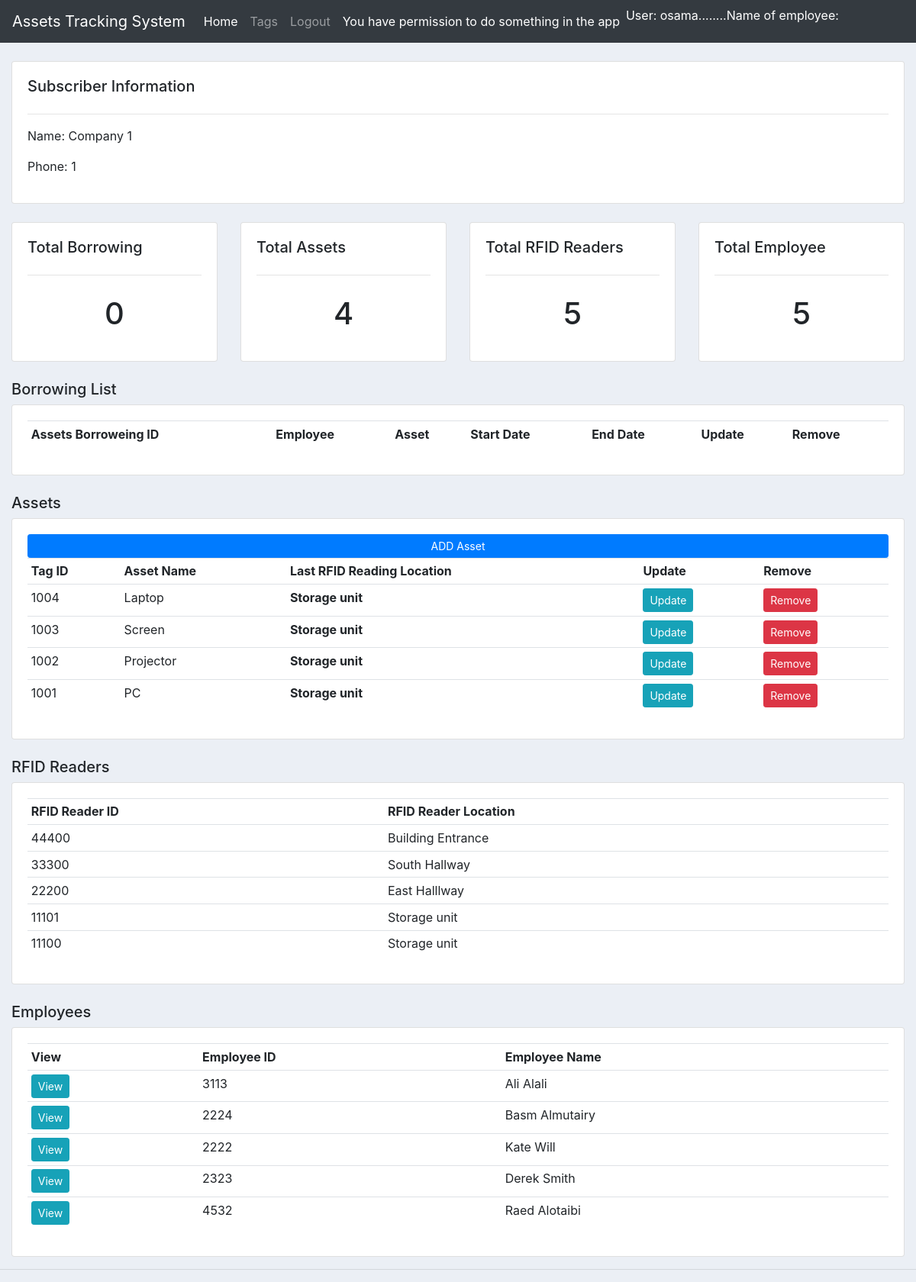
Page /subscriber/1/ (signed in) on the committed database.
### assetstracking/models.py (models this page shows, shortened)
class Subscriber(models.Model):
    subscriber_id = models.IntegerField(null=True)
    subscriber_name = models.CharField(max_length=200, null=True)

class Tag(models.Model):
    tag_id = models.IntegerField(null=True)
    asset_name = models.CharField(max_length=200, null=True)
    STATUS = (('Available','Available'),('Taken','Taken'),)
    asset_status = models.CharField(max_length=200, null=True, choices=STATUS)
    subscriber_id = models.ForeignKey(Subscriber, null=True, on_delete= models.SET_NULL)
    rfid_id = models.ManyToManyField(RFID)
    asset_location = models.CharField(max_length=200, null=True)

class RFID (models.Model):
    rfid_id = models.IntegerField(null=True)
    rfid_location = models.CharField(max_length=200, null=True)
    subscriber_id = models.ForeignKey(Subscriber, null=True, on_delete= models.SET_NULL)

class Employee(models.Model):
    employee_id = models.IntegerField(null=True)
    employee_name = models.CharField(max_length=200, null=True)
    employee_email = models.CharField(max_length=200, null=True)
    user = models.OneToOneField(User, null=True, on_delete=models.CASCADE)
    subscriber_id = models.ForeignKey(Subscriber, null=True, on_delete= models.SET_NULL)

### assetstracking/views.py (the view)
# urls.py: path('subscriber/<str:subscriber_test>/', views.subscriber, name="subscriber"),
@login_required
def subscriber(request, subscriber_test):
    subscriber = Subscriber.objects.get(id=subscriber_test)
    borrowings = subscriber.borrowing_set.all()
    borrowing_count = borrowings.count()
    employee = Employee.objects.all()
    employees = subscriber.employee_set.all()
    employee_count = employees.count()
    tags = subscriber.tag_set.all()
    tag_count = tags.count()
    rfids = subscriber.rfid_set.all()
    rfid_count = rfids.count()
    context =   {'subscriber': subscriber,
                'borrowings': borrowings, 'borrowing_count': borrowing_count,
                'employee': employee, 'employees': employees, 'employee_count': employee_count,
                'tags': tags , 'tag_count': tag_count,
                'rfids': rfids , 'rfid_count': rfid_count
                }
    return render(request, 'assetstracking/subscriber.html', context)

### assetstracking/templates/assetstracking/subscriber.html (shortened to what this page needs)
{% extends 'assetstracking/main.html' %}
{% block content %}
{% if perms.user.add_employee %}
<br>
<div class="row">
	<div class="col-md">
		<div class="card card-body">
			<h5>Subscriber Information</h5>
			<hr>
			<p>Name: {{subscriber.subscriber_name}} </p>
			<p>Phone: {{subscriber.subscriber_id}} </p>
		</div>
	</div>
</div>
<br>
<div class="row">
	<div class="col-md">
		<div class="card card-body">
			<h5>Total Borrowing</h5>
			<hr>
			<h1 style="text-align: center;padding: 10px">{{borrowing_count}}</h1>
		</div>
	</div>
	<div class="col-md">
		<div class="card card-body">
			<h5>Total Assets</h5>
			<hr>
			<h1 style="text-align: center;padding: 10px">{{tag_count}}</h1>
		</div>
	</div>
	<div class="col-md">
		<div class="card card-body">
			<h5>Total RFID Readers</h5>
			<hr>
			<h1 style="text-align: center;padding: 10px">{{rfid_count}}</h1>
		</div>
	</div>
	<div class="col-md">
		<div class="card card-body">
			<h5>Total Employee</h5>
			<hr>
			<h1 style="text-align: center;padding: 10px">{{employee_count}}</h1>
		</div>
	</div>
</div>
<br>
<div class="row">
	<div class="col-md">
		<h5>Borrowing List</h5>
		<div class="card card-body">
			<table class="table table-sm">
				<tr>
					<th>Assets Borroweing ID</th>
					<th>Employee</th>
					<th>Asset</th>
					<th>Start Date</th>
					<th>End Date</th>
					<th>Update</th>
					<th>Remove</th>
				</tr>
			</table>
		</div>
	</div>
</div>
<br>
<div class="row">
	<div class="col-md">
		<h5>Assets</h5>
		<div class="card card-body">
			<a class="btn btn-primary  btn-sm btn-block" href="{% url 'createAsset' %}">ADD Asset</a>
			<table class="table table-sm">
				<tr>
					<th>Tag ID</th>
					<th>Asset Name</th>
					<th>Last RFID Reading Location</th>
					<th>Update</th>
					<th>Remove</th>
				</tr>
				{% for i in tags %}
				<tr>
					<td>{{i.tag_id}}</td>
					<td>{{i.asset_name}}</td>
					<th>{{i.asset_location}}</th>
					<td><a class="btn btn-sm btn-info" href="{% url 'updateAsset' i.id %}">Update</a></td>
					<td><a class="btn btn-sm btn-danger" href="{% url 'deleteAsset' i.id %}">Remove</a></td>
				</tr>
				{% endfor %}
			</table>
		</div>
	</div>
</div>
<br>
<div class="row">
	<div class="col-md">
		<h5>RFID Readers</h5>
		<div class="card card-body">
			<table class="table table-sm">
				<tr>
					<th>RFID Reader ID</th>
					<th>RFID Reader Location</th>
				</tr>
				{% for i in rfids %}
				<tr>
					<td>{{i.rfid_id}}</td>
					<td>{{i.rfid_location}}</td>
				</tr>
				{% endfor %}
			</table>
		</div>
	</div>
</div>
<br>
<div class="row">
	<div class="col-md">
		<h5>Employees</h5>
		<div class="card card-body">
			<table class="table table-sm">
				<tr>
					<th>View</th>
					<th>Employee ID</th>
					<th>Employee Name</th>
				</tr>
				{% for i in employees %}
				<tr>
					<td><a class="btn btn-sm btn-info" href="{% url 'employee' i.id %}">View</a></td>
					<td>{{i.employee_id}}</td>
					<td>{{i.employee_name}}</td>
				</tr>
				{% endfor %}
			</table>
		</div>
	</div>
</div>
{% endif %}
{% endblock %}

### assetstracking/templates/assetstracking/navbar1.html (shortened to what this page needs)
<nav class="navbar navbar-expand-lg navbar-dark bg-dark">
  <a class="navbar-brand" href="#">Assets Tracking System</a>
  <div class="collapse navbar-collapse" id="navbarNav">
    <ul class="navbar-nav">
      <li class="nav-item active">
          <a class="nav-link" href="{% url 'index' %}">Home</a>
      </li>
      <li class="nav-item">
        <a class="nav-link" href="{% url 'tags' user.employee.subscriber_id.subscriber_id %}">Tags</a>
      </li>
      <li class="nav-item">
        <a class="nav-link" href="{% url 'logout' %}">Logout</a>
      </li>
      <li class="nav-item active">
        {% if perms.user.add_employee %}
              <a class="nav-link" href="{% url 'login' %}">You have permission to do something in the app</a>
          {% else %}
              <a class="nav-link" href="{% url 'login' %}">You do not have permission to do something in the app</a>
          {% endif %}
      </li>
	 {% if user.is_authenticated %}
       <li class="text-white nav-item active"> User: {{ user.get_username }}</li>
	   <li class="text-white nav-item active">........Name of employee: {{ user.employee.employee_name }}</li>
	 {% else %}
       <li><a href="{% url 'login'%}?next={{request.path}}">Login</a></li>
	 {% endif %}
    </ul>
  </div>
</nav>

### assetstracking/templates/assetstracking/main.html (style rules this page uses)
body { background-color: #ebeff5; }

### rows in the picture
Subscriber: subscriber_name "Company 1", subscriber_id "1"
Tag: tag_id "1004", asset_name "Laptop", asset_location "Storage unit"
Tag: tag_id "1003", asset_name "Screen", asset_location "Storage unit"
Tag: tag_id "1002", asset_name "Projector", asset_location "Storage unit"
Tag: tag_id "1001", asset_name "PC", asset_location "Storage unit"
RFID: rfid_id "44400", rfid_location "Building Entrance"
RFID: rfid_id "33300", rfid_location "South Hallway"
RFID: rfid_id "22200", rfid_location "East Halllway"
RFID: rfid_id "11101", rfid_location "Storage unit"
RFID: rfid_id "11100", rfid_location "Storage unit"
Employee: employee_id "3113", employee_name "Ali Alali"
Employee: employee_id "2224", employee_name "Basm Almutairy"
Employee: employee_id "2222", employee_name "Kate Will"
Employee: employee_id "2323", employee_name "Derek Smith"
Employee: employee_id "4532", employee_name "Raed Alotaibi"

### other values in the picture
{{ user.get_username }} "osama"
{{ borrowing_count }} "0"
{{ tag_count }} "4"
{{ rfid_count }} "5"
{{ employee_count }} "5"
